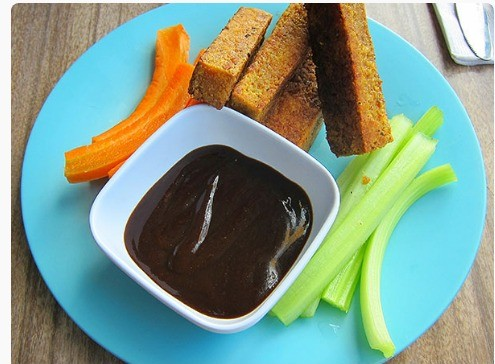
#> input picture 2.jpeg, 495 x 364 px
$ python main.py   (older library calls are emulated)
#> lines starting #> are read from the running program, lines starting #| are printed output that depends on the picture
from __future__ import print_function
import binascii
import struct
from PIL import Image
import numpy as np
import scipy
import scipy.misc
import scipy.cluster
import glob

NUM_CLUSTERS = 5

#	print('reading image')
im = Image.open('2.jpeg')
#> im is the input picture: PIL image 495x364 RGB; mean R, G, B 129.9, 154.8, 137.9
im = im.resize((150, 150))      # optional, to reduce time
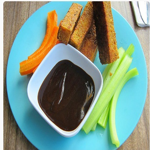
#> im: PIL image 150x150 RGB; mean R, G, B 129.9, 154.8, 137.8
ar = np.asarray(im)
shape = ar.shape
#> shape = (150, 150, 3)
#> (the run stopped early here; a loop or call above may not have finished)

$ run again, with 3.jpeg copied over 2.jpeg
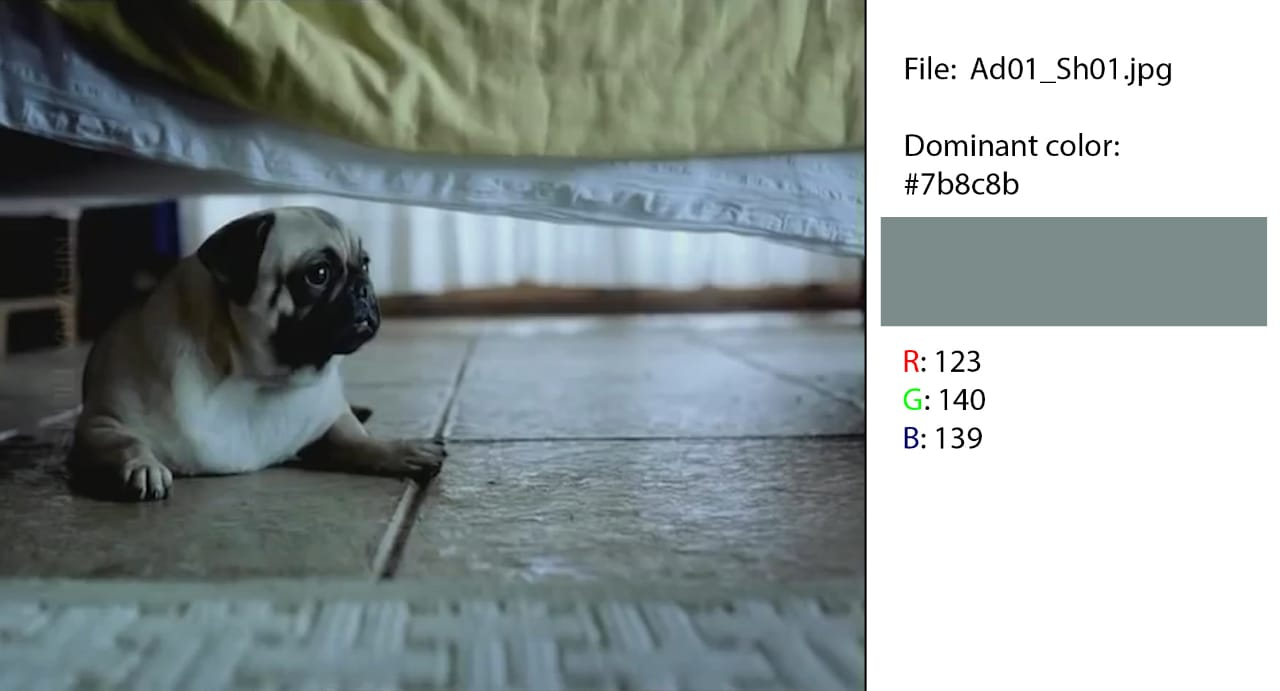
#> input picture 3.jpeg, 1280 x 691 px
#> im is the input picture: PIL image 1280x691 RGB; mean R, G, B 142.6, 151.6, 151.4
#> `im = im.resize((150, 150))`:
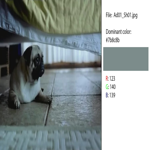
#> im: PIL image 150x150 RGB; mean R, G, B 142.5, 151.5, 151.3

$ run again, with 4.jpeg copied over 2.jpeg
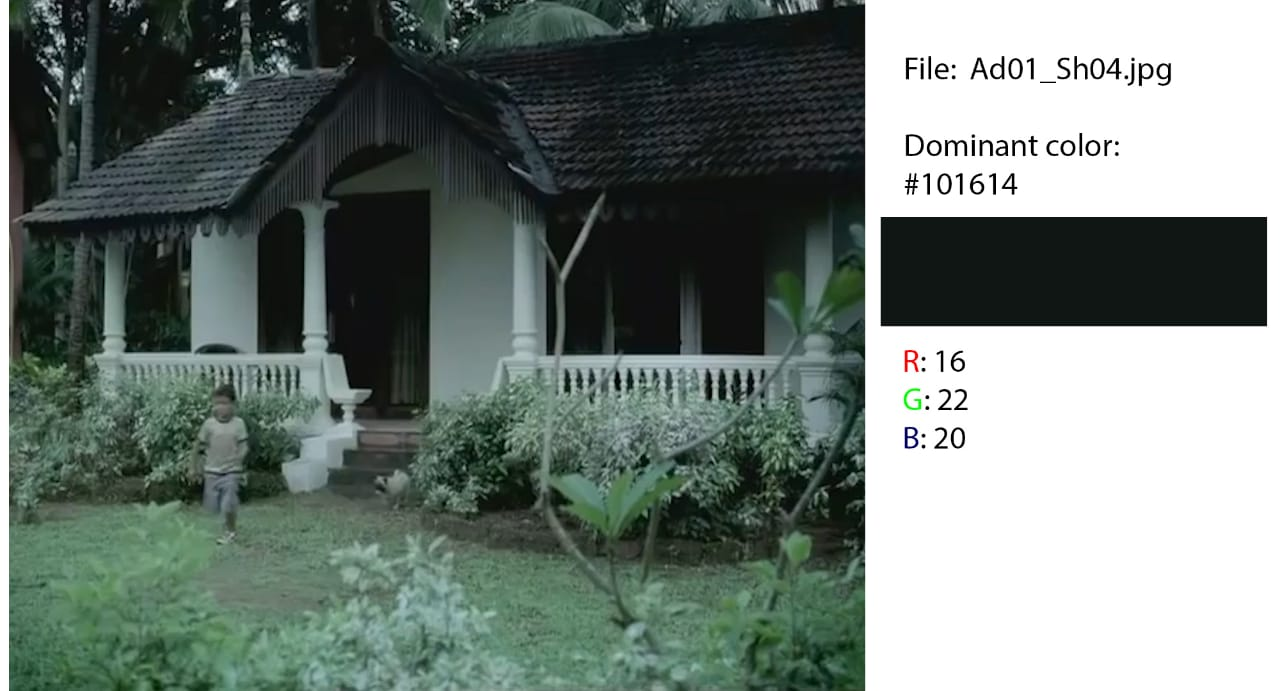
#> input picture 4.jpeg, 1280 x 691 px
#> im is the input picture: PIL image 1280x691 RGB; mean R, G, B 112.5, 124.1, 118.1
#> `im = im.resize((150, 150))`:
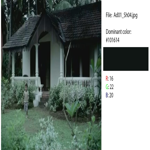
#> im: PIL image 150x150 RGB; mean R, G, B 112.4, 124, 118

$ run again, with 5.jpeg copied over 2.jpeg
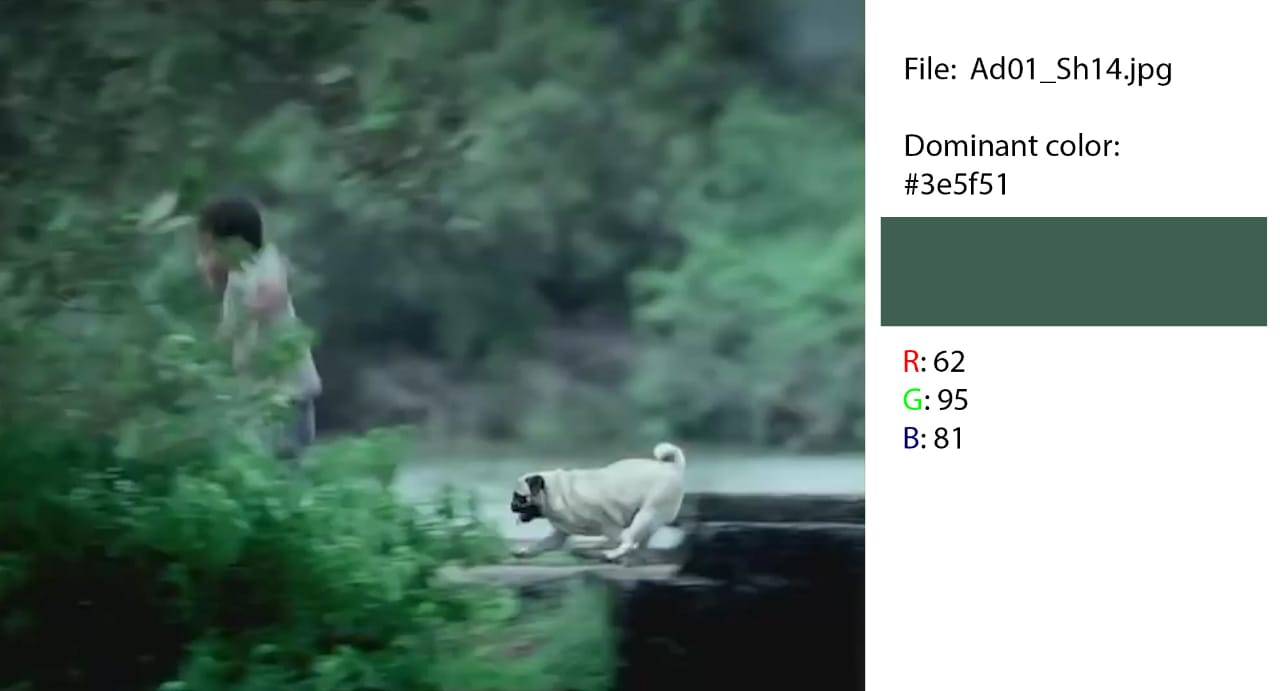
#> input picture 5.jpeg, 1280 x 691 px
#> im is the input picture: PIL image 1280x691 RGB; mean R, G, B 112.6, 134.5, 125.4
#> `im = im.resize((150, 150))`:
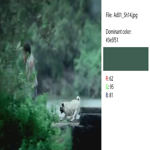
#> im: PIL image 150x150 RGB; mean R, G, B 112.5, 134.4, 125.3
